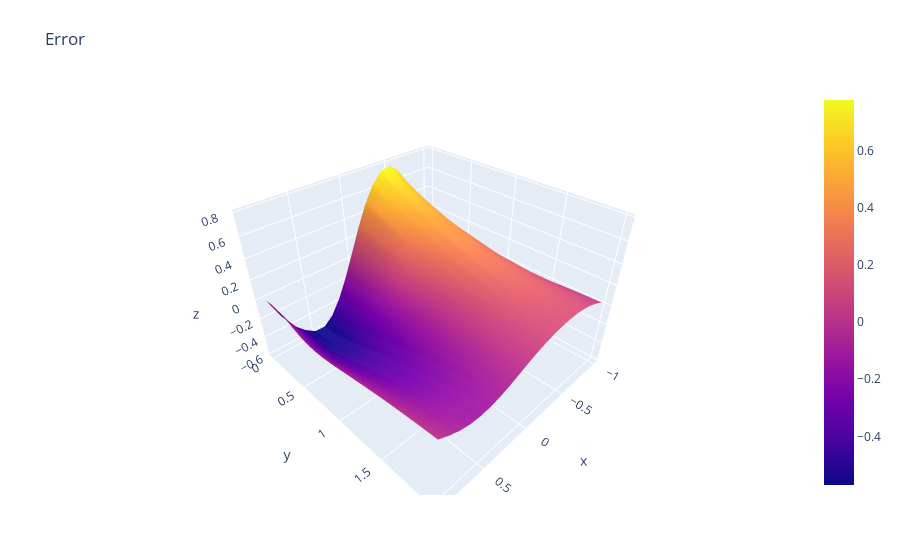

This figure's notebook cell:
### Code cell
W = Z - true_solution(grid).reshape((len(T), len(X)))

fig = go.Figure(data=[go.Surface(z=W, x=X, y=T)])

fig.update_layout(title='Error', margin=dict(l=65, r=50, b=65, t=90))

fig.show()

### Figure 1 — Plotly figure (JSON) as saved in the notebook; plotly's stock layout.template omitted (floating-point values rounded to 4 significant figures; data arrays with more than 128 entries replaced by an {"elided": "..."} marker saying what was removed)
{"data": [{"type": "surface", "x": [-1, -0.9, -0.8, -0.7, -0.6, -0.5, -0.4, -0.3, -0.2, -0.1, -2.22e-16, 0.1, 0.2, 0.3, 0.4, 0.5, 0.6, 0.7, 0.8, 0.9], "y": [0, 0.1, 0.2, 0.3, 0.4, 0.5, 0.6, 0.7, 0.8, 0.9, 1, 1.1, 1.2, 1.3, 1.4, 1.5, 1.6, 1.7, 1.8, 1.9, 2], "z": {"elided": "21x20 float values"}}], "layout": {"margin": {"b": 65, "l": 65, "r": 50, "t": 90}, "title": {"text": "Error"}}}
